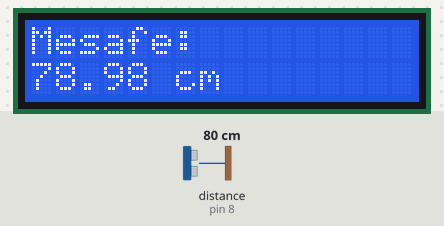
The sketch below on a simulated Arduino Uno, built with avr-gcc and run on an emulated ATmega328P. Parts: 16×2 character LCD. Wiring (inferred from the names in the program): ultrasonic range finder: trigger pin 9; echo pin 8. Inputs (shaded band) come from the test bench; at power-on: distance to the obstacle (sensor on pin 8) 80 cm. The echo pulse lasts 58.3 µs per cm; what the sketch prints to the serial monitor is not drawn.

Above: at 1.2 s.
1.3 s: distance to the obstacle (sensor on pin 8) set to 2 cm
At 2.7 s:
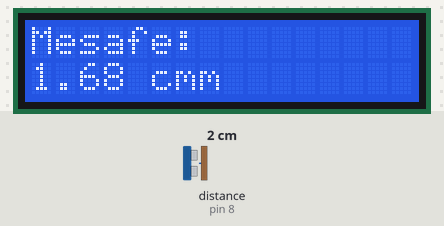
3.0 s: distance to the obstacle (sensor on pin 8) set to 4 cm
At 4.3 s:
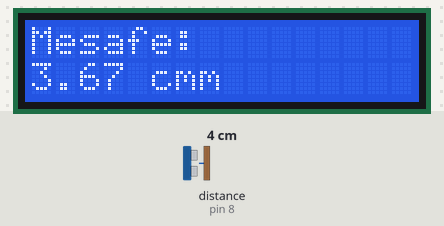
4.6 s: distance to the obstacle (sensor on pin 8) set to 120 cm
At 6.7 s:
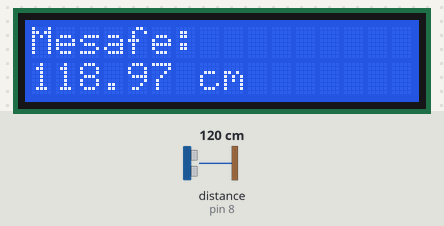
7.1 s: distance to the obstacle (sensor on pin 8) set to 9 cm
At 8.1 s:
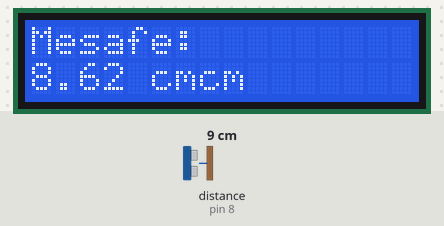
Timing chart, 0 to 10.1 s (numbered marks = the images above; inputs shaded):
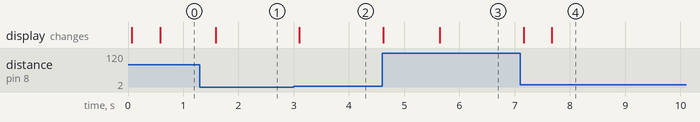

Measured:
- after the input at 1.3 s, the display: changes after 0.29 s (image 1)
- after the input at 3.0 s, the display: changes after 0.10 s (image 2)
- after the input at 4.6 s, the display: first changes at once (image 3 shows a later state)
- after the input at 7.1 s, the display: first changes after 0.07 s (image 4 shows a later state)

The sketch:

kod.ino
```cpp
#include <LiquidCrystal.h>

LiquidCrystal lcd(7, 6, 5, 4, 3, 2); // RS, E, D4, D5, D6, D7

const int trigPin = 9;
const int echoPin = 8;

void setup() {
  lcd.begin(16, 2);
  lcd.print("Mesafe:");

  pinMode(trigPin, OUTPUT);
  pinMode(echoPin, INPUT);

  Serial.begin(9600);
}

void loop() {
  digitalWrite(trigPin, LOW); // hc
  delayMicroseconds(2);
  digitalWrite(trigPin, HIGH);
  delayMicroseconds(10);
  digitalWrite(trigPin, LOW);

  long duration = pulseIn(echoPin, HIGH);

  float distance = duration * 0.034 / 2; // mesafe


  lcd.setCursor(0, 1);
  lcd.print("       ");
  lcd.setCursor(0, 1);
  lcd.print(distance);
  lcd.print(" cm");


 Serial.print("Mesafe: ");
  Serial.print(distance);
  Serial.println(" cm");

  delay(500);
}
```
